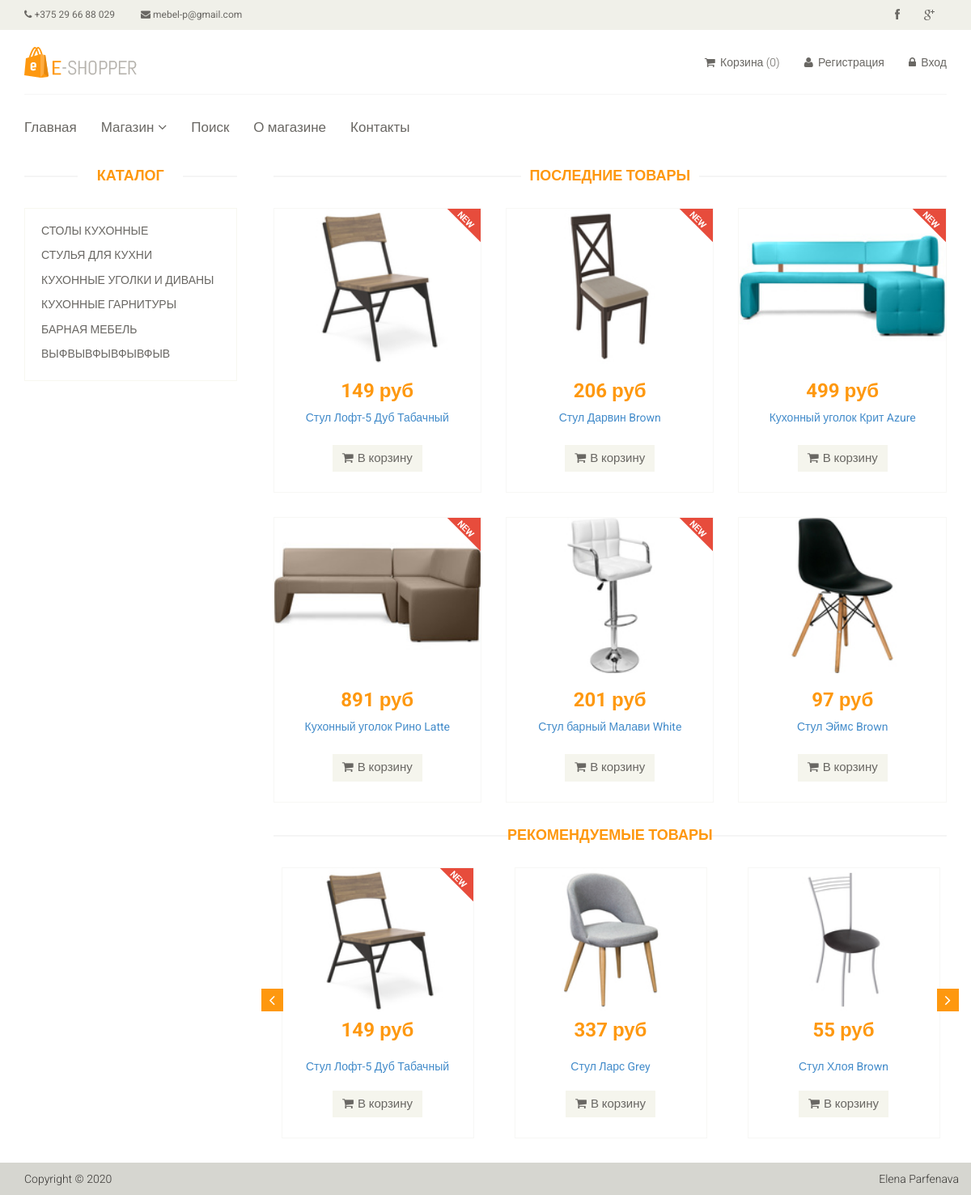
The page / on the database its author committed.
### tables this page shows
CREATE TABLE IF NOT EXISTS `category` (
  `id` int(11) NOT NULL AUTO_INCREMENT,
  `name` varchar(255) NOT NULL,
  `sort_order` int(11) DEFAULT 0,
  `status` int(11) NOT NULL DEFAULT 1,
  PRIMARY KEY (`id`)
);

CREATE TABLE IF NOT EXISTS `product` (
  `id` int(11) NOT NULL AUTO_INCREMENT,
  `name` varchar(255) DEFAULT NULL,
  `category_id` int(11) DEFAULT NULL,
  `code` varchar(50) DEFAULT NULL,
  `price` int(11) DEFAULT 0,
  `availability` int(11) DEFAULT NULL,
  `brand` varchar(255) DEFAULT NULL,
  `image` varchar(255) DEFAULT NULL,
  `description` text DEFAULT NULL,
  `is_new` int(11) DEFAULT 0,
  `is_recommended` int(11) DEFAULT 0,
  `status` int(11) DEFAULT 1,
  PRIMARY KEY (`id`)
);

### config/routes.php (called while the page is built)
<?php
 return array(
     'product/([0-9]+)' => 'product/index/$1',
     'category/([0-9]+)/page-([0-9]+)' => 'product/Category/$1/$2',
     'category/([0-9]+)' => 'product/Category/$1',
     'search' => 'product/search',
     'user/register' => 'user/register',
     'user/login' => 'user/login',
     'user/logout' => 'user/logout',
     'cabinet/edit' => 'cabinet/editName',
     'cabinet' => 'cabinet/index',
     'cart/addProductAjax/([0-9]+)' => 'cart/addProductAjax/$1',
     'cart/subtractAjax/([0-9]+)' => 'cart/subtractAjax/$1',
     'cart/cartAjax/([0-9]+)' => 'cart/cartAjax/$1',
     'cart/checkout' => 'cart/checkout',
     'cart' => 'cart/index',
     'admin/product/create' => 'adminProduct/create',
     'admin/product/delete/([0-9]+)' => 'adminProduct/delete/$1',
     'admin/product/update/([0-9]+)' => 'adminProduct/update/$1',
     'admin/product' => 'adminProduct/index',
     'admin/category/create' => 'adminCategory/create',
     'admin/category/delete/([0-9]+)' => 'adminCategory/delete/$1',
     'admin/category/update/([0-9]+)' => 'adminCategory/update/$1',
     'admin/category' => 'adminCategory/index',
     'admin/order/update/([0-9]+)' => 'adminOrder/update/$1',
     'admin/order/delete/([0-9]+)' => 'adminOrder/delete/$1',
     'admin/order/([a-z_]+)/page-([0-9]+)' => 'adminOrder/index/$1/$2',
     'admin/order/([a-z_]+)' => 'adminOrder/index/$1',
     'admin/generate' => 'adminGenerate/index',
     'admin' => 'admin/index',
     'catalog' => 'site/index',
     '' => 'site/index',
 );

### controllers/SiteController.php (called while the page is built, shortened)
<?php
class SiteController
{
    public function actionIndex()
    {
        $categories = Category::getCategoriesList();
        $categoryId = 0;
        $latestProducts = Product::getLatestProduct();
        $recommendedProducts = Product::getRecommendedProduct();
        require_once (ROOT . '/views/site/index.php');
        return true;
    }
}

### index.php (called while the page is built, shortened)
<?php
require_once(ROOT.'/components/Autoload.php');
$router = new Router();
$router->run();

### components/Db.php (called while the page is built, shortened)
<?php
class Db
{
    private static $connection;
    public static function getConnection()
    {
        if (!empty(self::$connection)) {
            return self::$connection;
        }
        $paramsPath = ROOT . DB_PARAMS;
        $params = include($paramsPath);
        $dsn = "mysql:host={$params['host']};dbname={$params['dbname']};"
            . "port={$params['port']};charset={$params['charset']};";
        self::$connection = new PDO($dsn, $params['user'], $params['password']);
        return self::$connection;
    }
    public static function executeQuerySelect(string $query, string $PdoInstructionForReturn = self::FETCH_ALL )
    {
        return self::executeQuery($query, [], $PdoInstructionForReturn);
    }
    public static function executeQuery(string $query, array $params = [], string $PdoInstructionForReturn = '')
    {
        $executeStart=microtime(true);
        $error = array();
        $str = "";
        $db=self::getConnection();
        $result = $db->prepare($query);
        if (!empty($params)) {
            if (substr_count($query, 'LIMIT')) {
                foreach ($params as $key => $value) {
                    $key = ':' . $key;
                    if (is_int($value) or ctype_digit($value)) {
                        $result->bindValue($key, $value, PDO::PARAM_INT);
                    } else {
                        $result->bindValue($key, $value);
                    }
                }
            } else {
                foreach ($params as $key => $value) {
                    $key = ':' . $key;
                    $result->bindValue($key, $value);
                }
            }
        }
        if ($result->execute()) {
            if (!empty($PdoInstructionForReturn)) {
                $str .= "\n     Инструкция '" . $PdoInstructionForReturn . "'";
                switch ($PdoInstructionForReturn) {
                    case self::FETCH_ALL:
                        $return = $result->fetchAll();
                        $str .= ' инициировала выполнение "PDOStatement::fetchAll()"';
                        break;
                }
            } else {
                $return = true;
            }
        }
        return $return;
    }
}

### models/Category.php (called while the page is built, shortened)
<?php
class Category
{
    public static function getCategoriesList()
    {
        $sql = 'SELECT id, name FROM category '
            . 'WHERE status = "1"'
            . 'ORDER BY sort_order ASC ';
        return Db::executeQuerySelect($sql, Db::FETCH_ALL);
    }
}

### components/Autoload.php (called while the page is built, shortened)
<?php
function shopAutoloader($class_name)
{
    $array_paths = array(
        '/models/',
        '/components/'
    );
    foreach ($array_paths as $path) {
        $path = ROOT . $path . $class_name . '.php';
    }
}

### config/db_params.php (called while the page is built)
<?php
return array(
    'host' => 'localhost',
    'dbname' => 'furniture_store',
    'user' => 'root',
    'password' => 'root',
    'port' => '3306',
    'charset' => 'utf8',
);

### components/Log.php (called while the page is built, shortened)
<?php
class Log
{
    public static function writeSqlLog(string $query, array $params, string $str, $executeStart, array $error)
    {
        $str .= "\n     Запрос = '" . $query . "'";
        if (!empty($params)) {
            $str .= "\n     Параметры = " . json_encode($params);
        }
        if (empty($error)) {
            $str .= "\n     Запрос выполнен успешно.";
            $str.="\n     Время выполнения: ".round(microtime(true) - $executeStart, 2);
        } else {
            $str .= "\n     Запрос не выполнен";
            $str .= "\n          Сообщение об ошибке: "
                . $error[2] . "\n          Код ошибки SQLSTATE: " . $error[0]
                . "\n          Код ошибки, заданный драйвером: " . $error[1];
        }
        $log = fopen("sql.log", 'a') or die("не удалось создать файл");
    }
}

### models/Product.php (called while the page is built, shortened)
<?php
class Product
{
    public static function getLatestProduct($count = self::SHOW_BY_DEFAULT)
    {
        $sql = 'SELECT id, name, price, image, is_new FROM product '
            . 'WHERE status = "1" '
            . 'ORDER BY is_new DESC '
            . 'LIMIT :count';
        $params['count'] = $count;
        return Db::executeQuery($sql, $params, Db::FETCH_ALL);
    }
    public static function getRecommendedProduct($count = self::SHOW_RECOMMENDED_BY_DEFAULT)
    {
        $sql = 'SELECT id, name, price, image, is_recommended, is_new FROM product '
            . 'WHERE status = "1"'
            . 'ORDER BY is_recommended DESC '
            . 'LIMIT :count';
        $params['count'] = $count;
        return Db::executeQuery($sql, $params, Db::FETCH_ALL);
    }
}

### views/site/index.php (the view)
<?php include ROOT . '/views/layouts/header.php';?>
<section>
    <div class="container">
        <div class="row">
            <?php include ROOT . '/views/layouts/category.php';?>
            <div class="col-sm-9 padding-right">
                <div class="features_items">
                    <h2 class="title text-center">Последние товары</h2>
                    <?php foreach ($latestProducts as $product): ?>
                        <div class="col-sm-4">
                            <div class="product-image-wrapper">
                                <div class="single-products">
                                    <div class="productinfo text-center">
                                        <a href="/product/<?= $product['id'];?>">
                                            <img src="/template/images/cart/<?= $product["id"]; ?>.jpg" alt="" />
                                        </a>
                                        <h2><?= $product["price"]; ?> руб</h2>
                                        <p>
                                            <a href="/product/<?= $product['id'];?>">
                                                <?= $product["name"]; ?>
                                            </a>
                                        </p>
                                        <a href="#" class="btn btn-default add-to-cart" data-btn="add-to-cart" data-id="<?= $product["id"]; ?>"><i class="fa fa-shopping-cart" > </i>В корзину</a>
                                    </div>
                                    <?php if ($product['is_new']): ?>
                                        <img src="/template/images/home/new.png" class="new" alt="" />
                                    <?php endif; ?>
                                </div>
                            </div>
                        </div>
                    <?php endforeach;?>
                </div>
                <?php include ROOT . '/views/layouts/recommended_items.php';?>
             </div>
        </div>
    </div>
</section>
<?php include ROOT . '/views/layouts/footer.php';?>

### components/Router.php (shortened to what this page needs)
<?php
class Router
{
    private $routes;
    public function __construct()
    {
        $rotesPath = ROOT.'/config/routes.php';
        $this->routes = include($rotesPath);
    }
    private function getURI()
    {
        if (!empty($_SERVER['REQUEST_URI'])) {
            return trim($_SERVER['REQUEST_URI'], '/');
        }
        return true;
    }
    public function run()
    {
            $uri = $this->getURI();
            foreach ($this->routes as $uriPattern => $path) {
                if (preg_match("~$uriPattern~", $uri)) {
                    if ($uriPattern == "") {
                        $uri = "";
                   }
                    $internalRoute = preg_replace("~$uriPattern~", $path, $uri);
                    $segments = explode('/', $internalRoute);
                    $controllerName = array_shift($segments).'Controller';
                    $actionName = 'action'.ucfirst(array_shift($segments));
                    $parameters = $segments;
                    $controllerObject = new $controllerName;
                    $result = call_user_func_array(array($controllerObject, $actionName), $parameters);
                    if ($result != null) {
                        exit();
                    }
                }
            }
    }
}

### views/layouts/category.php
<div class="col-sm-3">
    <div class="left-sidebar">
        <h2>Каталог</h2>
        <div class="panel-group category-products">
            <?php foreach ($categories as $categoryItem): ?>
                <div class="panel panel-default">
                    <div class="panel-heading">
                        <h4 class="panel-title">
                            <a href="/category/<?= $categoryItem['id']; ?>"
                               class="<?php if ($categoryId == $categoryItem['id']) echo 'active';?>"
                            >
                                <?= $categoryItem['name']; ?>
                            </a>
                        </h4>
                    </div>
                </div>
            <?php endforeach; ?>
        </div>
    </div>
</div>

### views/layouts/recommended_items.php
<div class="recommended_items">
    <h2 class="title text-center">Рекомендуемые товары</h2>
    <div class="cycle-slideshow"
         data-cycle-fx=carousel
         data-cycle-timeout=5000
         data-cycle-carousel-visible=3
         data-cycle-carousel-fluid=true
         data-cycle-slides="div.item"
         data-cycle-prev="#prev"
         data-cycle-next="#next"
    >
        <?php foreach ($recommendedProducts as $sliderItem): ?>
            <div class="item">
                <div class="product-image-wrapper">
                    <div class="single-products">
                        <div class="productinfo text-center">
                            <a href="/product/<?= $sliderItem["id"];?>">
                                <img src="/template/images/cart/<?= $sliderItem["id"]; ?>.jpg" alt="" />
                            </a>
                            <h2><?php echo $sliderItem['price']; ?> руб</h2>
                            <a href="/product/<?php echo $sliderItem['id']; ?>">
                                <?php echo $sliderItem['name']; ?>
                            </a>
                            <br/><br/>
                            <a href="#" class="btn btn-default add-to-cart" data-id="<?php echo $sliderItem['id']; ?>"><i class="fa fa-shopping-cart"></i>В корзину</a>
                        </div>
                        <?php if ($sliderItem['is_new']): ?>
                            <img src="/template/images/home/new.png" class="new" alt="" />
                        <?php endif; ?>
                    </div>
                </div>
            </div>
        <?php endforeach; ?>
    <a class="left recommended-item-control" id="prev" href="#recommended-item-carousel" data-slide="prev">
        <i class="fa fa-angle-left"></i>
    </a>
    <a class="right recommended-item-control" id="next"  href="#recommended-item-carousel" data-slide="next">
        <i class="fa fa-angle-right"></i>
    </a>
    </div>
</div>

### rows shown on the page
category: name "СТОЛЫ КУХОННЫЕ"
category: name "СТУЛЬЯ ДЛЯ КУХНИ"
category: name "КУХОННЫЕ УГОЛКИ И ДИВАНЫ"
category: name "КУХОННЫЕ ГАРНИТУРЫ"
category: name "БАРНАЯ МЕБЕЛЬ"
category: name "ВЫФВЫВФЫВФЫВФЫВ"
product: shows a picture, price "149", name "Стул Лофт-5 Дуб Табачный", is_new 1 (drawn)
product: shows a picture, price "206", name "Стул Дарвин Brown", is_new 1 (drawn)
product: shows a picture, price "499", name "Кухонный уголок Крит Azure", is_new 1 (drawn)
product: shows a picture, price "891", name "Кухонный уголок Рино Latte", is_new 1 (drawn)
product: shows a picture, price "201", name "Стул барный Малави White", is_new 1 (drawn)
product: shows a picture, price "97", name "Стул Эймс Brown"
product: shows a picture, price "337", name "Стул Ларс Grey"
product: shows a picture, price "55", name "Стул Хлоя Brown"
